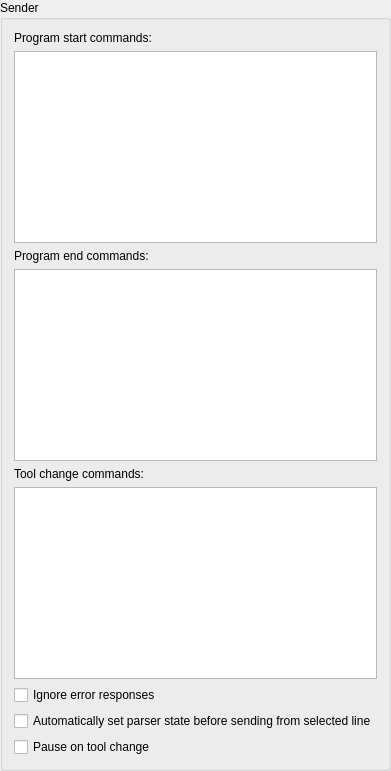
         <widget class="QGroupBox" name="grpConnection_2">
          <property name="title">
           <string>Sender</string>
          </property>
          <layout class="QVBoxLayout" name="verticalLayout_6">
           <item>
            <widget class="QLabel" name="lblStartCommands">
             <property name="text">
              <string>Program start commands:</string>
             </property>
            </widget>
           </item>
           <item>
            <widget class="QPlainTextEdit" name="txtStartCommands"/>
           </item>
           <item>
            <widget class="QLabel" name="lblEndCommands">
             <property name="text">
              <string>Program end commands:</string>
             </property>
            </widget>
           </item>
           <item>
            <widget class="QPlainTextEdit" name="txtEndCommands"/>
           </item>
           <item>
            <widget class="QLabel" name="lblToolChangeCommands">
             <property name="text">
              <string>Tool change commands:</string>
             </property>
            </widget>
           </item>
           <item>
            <widget class="QPlainTextEdit" name="txtToolChangeCommands"/>
           </item>
           <item>
            <widget class="QCheckBox" name="chkIgnoreErrors">
             <property name="text">
              <string>Ignore error responses</string>
             </property>
            </widget>
           </item>
           <item>
            <widget class="QCheckBox" name="chkAutoLine">
             <property name="text">
              <string>Automatically set parser state before sending from selected line</string>
             </property>
            </widget>
           </item>
           <item>
            <widget class="QCheckBox" name="chkPauseToolChange">
             <property name="text">
              <string>Pause on tool change</string>
             </property>
            </widget>
           </item>
          </layout>
         </widget>
